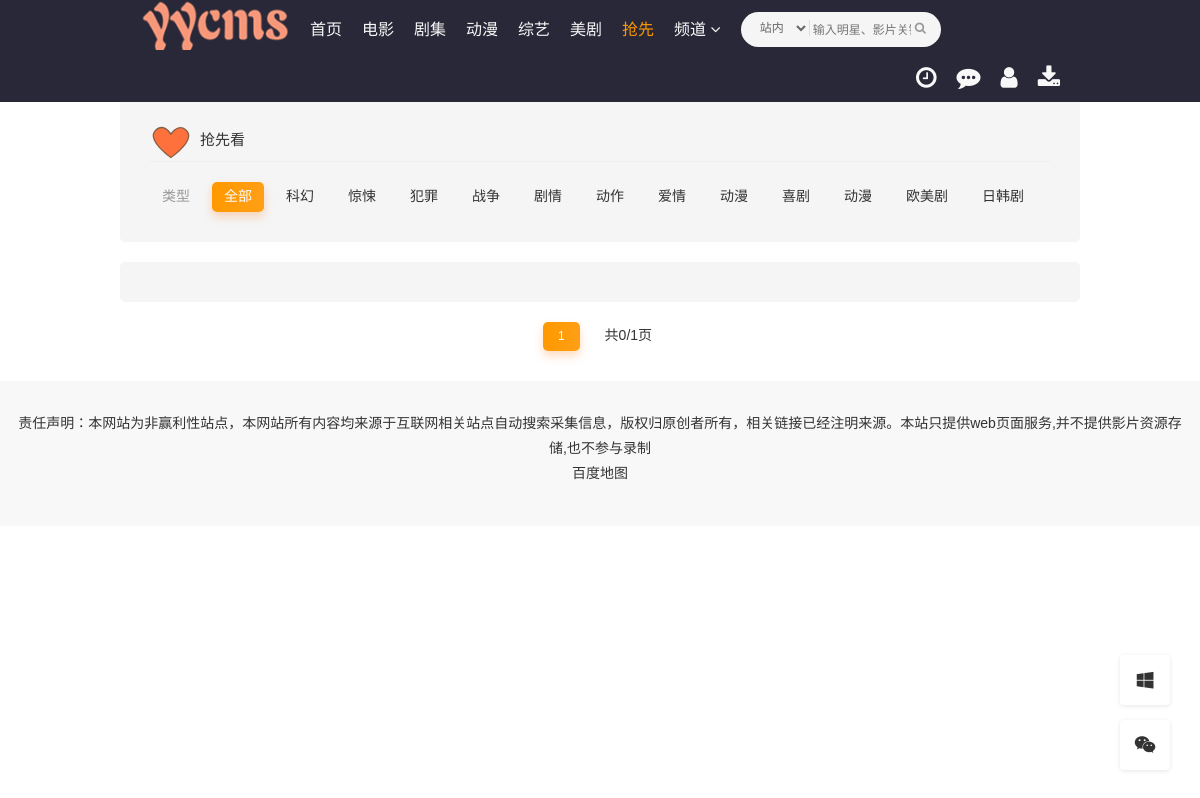
/qxk.php, run on the app's committed database.
### tables this page shows
CREATE TABLE `yycms_vod_class` (
  `c_id` smallint(6) unsigned NOT NULL AUTO_INCREMENT,
  `c_name` varchar(64) NOT NULL DEFAULT '',
  `c_pid` smallint(6) NOT NULL DEFAULT '0',
  `c_sort` smallint(6) NOT NULL DEFAULT '0',
  `c_hide` tinyint(1) NOT NULL DEFAULT '0',
  PRIMARY KEY (`c_id`),
  KEY `c_sort` (`c_sort`),
  KEY `c_pid` (`c_pid`),
  KEY `c_hide` (`c_hide`)
);

CREATE TABLE `yycms_pintai` (
  `id` int(11) NOT NULL AUTO_INCREMENT,
  `a_bt` varchar(50) DEFAULT NULL,
  `a_name` varchar(80) DEFAULT NULL,
  `a_url` varchar(80) DEFAULT NULL,
  `a_keywords` varchar(80) DEFAULT NULL,
  `a_description` varchar(250) DEFAULT NULL,
  `a_bfqgg` varchar(5) DEFAULT NULL,
  `a_jzt` varchar(250) DEFAULT NULL,
  `a_hckg` smallint(6) DEFAULT NULL,
  `a_dbdh` varchar(5) DEFAULT NULL,
  `a_dst` varchar(250) DEFAULT NULL,
  `a_dylb` varchar(5) DEFAULT NULL,
  `a_hcsj` varchar(10) DEFAULT NULL,
  `a_logo` varchar(250) DEFAULT NULL,
  `a_fhkg` smallint(6) DEFAULT NULL,
  `a_mrjx` varchar(50) DEFAULT NULL,
  `a_jxjk` text,
  `a_zyjk` text,
  `a_ggkg` varchar(2) DEFAULT NULL,
  `a_gg` text,
  `a_qqsp` text,
  `a_tj` text,
  `a_bq` text,
  `a_mb` varchar(10) DEFAULT NULL,
  `a_uare` varchar(10) DEFAULT NULL,
  `a_pass` varchar(10) DEFAULT NULL,
  `gg_gg1` text,
  `gg_gg2` text,
  `gg_gg3` text,
  `gg_gg4` text,
  `gg_gg5` text,
  `gg_gg6` text,
  `gg_gg7` text,
  `gg_gg8` text,
  `gg_gg9` text,
  `gg_gg10` text,
  `gg_gg11` text,
  `zf_kg` varchar(5) DEFAULT NULL,
  `zf_user` varchar(10) DEFAULT NULL,
  `zf_pass` varchar(150) DEFAULT NULL,
  `zf_pay` text,
  `a_user_user` varchar(20) DEFAULT NULL,
  `a_user_pass` varchar(20) DEFAULT NULL,
  `a_sfkg` varchar(10) DEFAULT NULL,
  `a_wximg` varchar(255) DEFAULT NULL,
  `s_bftitle` text,
  `s_bfkeywords` text,
  `s_bfdescription` text,
  `a_kg1` varchar(5) DEFAULT NULL,
  `a_kg2` varchar(5) DEFAULT NULL,
  `a_kg3` varchar(5) DEFAULT NULL,
  `a_kg4` varchar(5) DEFAULT NULL,
  `a_kg5` varchar(5) DEFAULT NULL,
  `a_ylcs1` varchar(255) DEFAULT NULL,
  `a_ylcs2` varchar(255) DEFAULT NULL,
  `a_baidu` varchar(255) DEFAULT NULL,
  `a_xzh` varchar(255) DEFAULT NULL,
  `a_gjcpb` text,
  `a_gjcth` text,
  `a_mjgjc` text,
  `a_zdyurl` text,
  `a_mjlm` text,
  PRIMARY KEY (`id`)
);

### templets/yycms/qxk.php (the view, shortened to what the rows shown need)
<!DOCTYPE html>
<html>
<head>
<?php
include 'head.php';
?>
</head>
<body class="yycmsys">
<div class="container">
        <div class="row">
<div class="myui-panel myui-panel-bg2 clearfix">
   <div class="myui-panel-box clearfix">
    <div class="myui-panel_bd">
     <div class="slideDown-box">
      <ul class="myui-screen__list nav-slide clearfix up-ul1" data-align="left">
<?php
$vodlx = $mysqli->select1(0, 4, '*', 'yycms_vod_class', 'where c_pid=0 order by c_sort asc');
foreach ($vodlx as $rowlx) {
echo '<li><a class="btn" href="./qxk-'.$rowlx['c_id'].'-1.html">'.$rowlx['c_name'].'</a></li>';
}
?>
      </ul>
     </div>
    </div>
   </div>
  </div>
        </div>
    </div>
<?php
include 'footer.php';
?>
</body>
</html>

### templets/yycms/footer.php (shortened to what the rows shown need)
	<div class="myui-foot clearfix">
	<div class="container min">
		<div class="row">
			<div class="col-pd text-center">
				<p><?php echo $yycms_a_bq;?><br><a class="fed-font-xiv" href="/baidu.xml" target="_blank">百度地图</a></p>
			</div>
		</div>
	</div>
</div>

### data on the page
yycms_vod_class: c_name "科幻"
yycms_vod_class: c_name "惊悚"
yycms_vod_class: c_name "犯罪"
yycms_vod_class: c_name "战争"
yycms_vod_class: c_name "剧情"
yycms_vod_class: c_name "动作"
yycms_vod_class: c_name "爱情"
yycms_vod_class: c_name "动漫"
yycms_vod_class: c_name "喜剧"
yycms_vod_class: c_name "动漫"
yycms_vod_class: c_name "欧美剧"
yycms_vod_class: c_name "日韩剧"
yycms_pintai: a_bq "责任声明：本网站为非赢利性站点，本网站所有内容均来源于互联网相关站点自动搜索采集信息，版权归原创者所有，相关链接已经注明来源。本站只提供web页面服务,并不提供影片资源存储,也不参与录制"

### other printed values
$cs5 "0"
$pager[2] "1"
